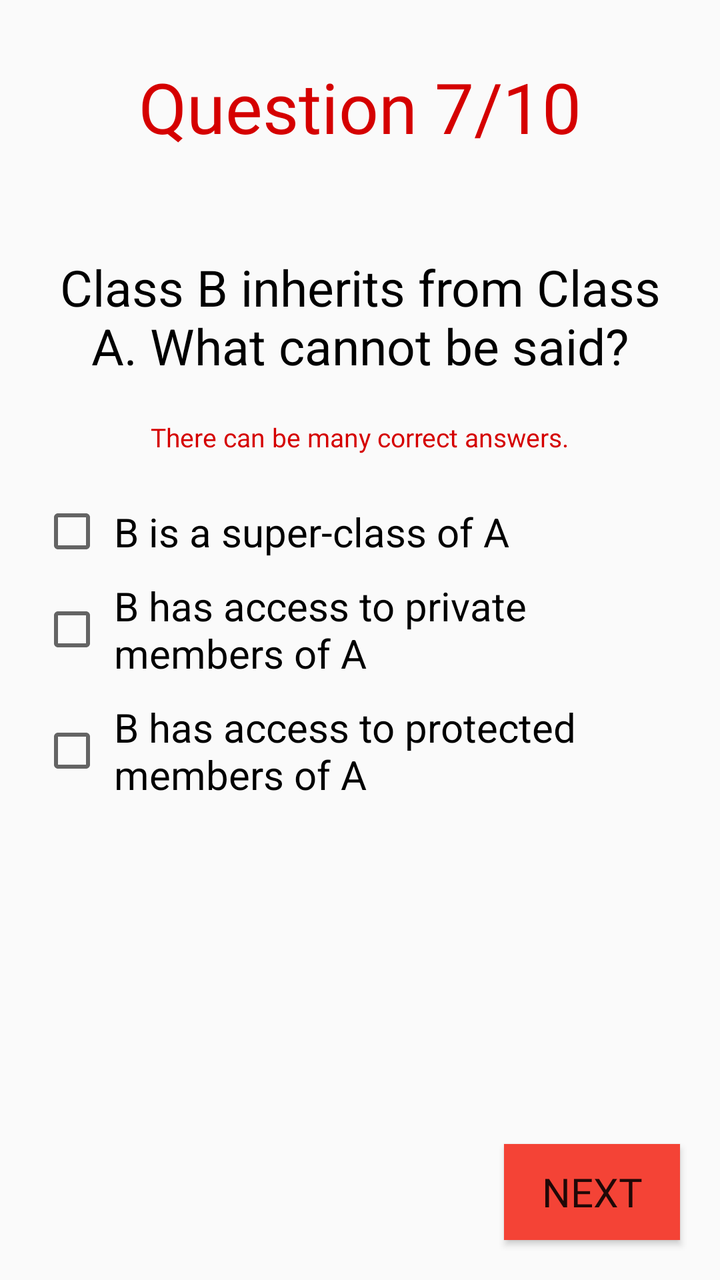
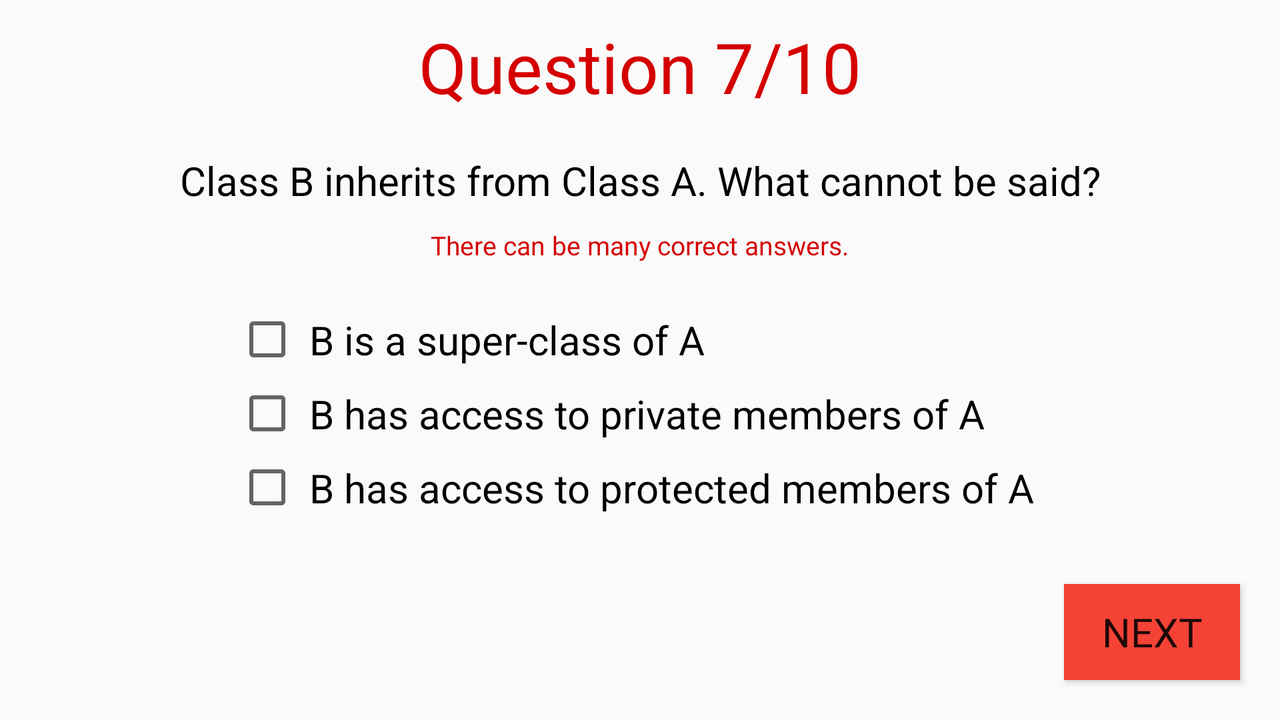

An Android layout and its configuration variant, each rendered on a device that would load it. The default file and the variant file are quoted in full after the pictures.
<!-- AndroidManifest.xml: application theme AppTheme -->
<!-- res/layout/activity_seventh_question.xml -->
<?xml version="1.0" encoding="utf-8"?>
<RelativeLayout xmlns:android="http://schemas.android.com/apk/res/android"
    xmlns:app="http://schemas.android.com/apk/res-auto"
    xmlns:tools="http://schemas.android.com/tools"
    android:layout_width="match_parent"
    android:layout_height="match_parent"
    tools:context="com.example.android.javaquiz.seventh_question">

    <TextView
        android:id="@+id/seven_out_of_ten_textview"
        android:layout_width="match_parent"
        android:layout_height="wrap_content"
        android:fontFamily="@font/datalatin"
        android:padding="30dp"
        android:text="@string/q7"
        android:textAlignment="center"
        android:textColor="#D50000"
        android:textSize="35sp" />

    <TextView
        android:id="@+id/question_textview"
        android:layout_width="match_parent"
        android:layout_height="wrap_content"
        android:layout_below="@+id/seven_out_of_ten_textview"
        android:padding="20dp"
        android:text="@string/question7"
        android:textAlignment="center"
        android:textColor="#000000"
        android:textSize="25sp" />

    <TextView
        android:id="@+id/indication_textview"
        android:layout_width="wrap_content"
        android:layout_height="wrap_content"
        android:layout_below="@id/question_textview"
        android:layout_centerHorizontal="true"
        android:fontFamily="@font/datalatin"
        android:text="@string/indication"
        android:textColor="#D50000"
        android:textSize="13sp" />

    <LinearLayout
        android:layout_width="wrap_content"
        android:layout_height="wrap_content"
        android:layout_below="@id/indication_textview"
        android:layout_centerHorizontal="true"
        android:orientation="vertical"
        android:padding="20dp">


        <CheckBox
            android:id="@+id/question7_option1_checkbox"
            android:layout_width="match_parent"
            android:layout_height="wrap_content"
            android:padding="5dp"
            android:text="@string/a7"
            android:textSize="20sp" />

        <CheckBox
            android:id="@+id/question7_option2_checkbox"
            android:layout_width="match_parent"
            android:layout_height="wrap_content"
            android:padding="5dp"
            android:text="@string/b7"
            android:textSize="20sp" />

        <CheckBox
            android:id="@+id/question7_option3_checkbox"
            android:layout_width="match_parent"
            android:layout_height="wrap_content"
            android:padding="5dp"
            android:text="@string/c7"
            android:textSize="20sp" />

    </LinearLayout>

    <Button
        android:layout_width="wrap_content"
        android:layout_height="wrap_content"
        android:layout_alignParentBottom="true"
        android:layout_alignParentEnd="true"
        android:layout_margin="20dp"
        android:background="#F44336"
        android:fontFamily="@font/datalatin"
        android:onClick="onClick"
        android:text="@string/next"
        android:textSize="20sp" />
</RelativeLayout>
<!-- resources referenced by this layout -->
<resources>
  <string name="a7">B is a super-class of A</string>
  <string name="b7">B has access to private members of A</string>
  <string name="c7">B has access to protected members of A</string>
  <string name="indication">There can be many correct answers.</string>
  <string name="next">Next</string>
  <string name="q7">Question 7/10</string>
  <string name="question7">Class B inherits from Class A. What cannot be said?</string>
  <style name="AppTheme" parent="Theme.AppCompat.Light.NoActionBar">
          
          <item name="colorPrimary">#F44336</item>
          <item name="colorPrimaryDark">#D32F2F</item>
          <item name="colorAccent">#E53935</item>
      </style>
</resources>
<!-- res/layout-land/activity_seventh_question.xml (the repository's variant of the layout above) -->
<!-- drawn on the phone turned sideways -->
<?xml version="1.0" encoding="utf-8"?>
<RelativeLayout xmlns:android="http://schemas.android.com/apk/res/android"
    xmlns:app="http://schemas.android.com/apk/res-auto"
    xmlns:tools="http://schemas.android.com/tools"
    android:layout_width="match_parent"
    android:layout_height="match_parent"
    tools:context="com.example.android.javaquiz.seventh_question">

    <TextView
        android:id="@+id/seven_out_of_ten_textview"
        android:layout_width="match_parent"
        android:layout_height="wrap_content"
        android:layout_alignParentLeft="true"
        android:layout_alignParentStart="true"
        android:layout_alignParentTop="true"
        android:fontFamily="@font/datalatin"
        android:padding="10dp"
        android:text="@string/q7"
        android:textAlignment="center"
        android:textColor="#D50000"
        android:textSize="35sp" />

    <TextView
        android:id="@+id/question_textview"
        android:layout_width="match_parent"
        android:layout_height="wrap_content"
        android:layout_below="@+id/seven_out_of_ten_textview"
        android:padding="10dp"
        android:text="@string/question7"
        android:textAlignment="center"
        android:textColor="#000000"
        android:textSize="20sp" />

    <TextView
        android:id="@+id/indication_textview"
        android:layout_width="wrap_content"
        android:layout_height="wrap_content"
        android:layout_below="@id/question_textview"
        android:layout_centerHorizontal="true"
        android:fontFamily="@font/datalatin"
        android:text="@string/indication"
        android:textColor="#D50000"
        android:textSize="13sp" />

    <LinearLayout
        android:layout_width="wrap_content"
        android:layout_height="wrap_content"
        android:layout_below="@id/indication_textview"
        android:layout_centerHorizontal="true"
        android:orientation="vertical"
        android:padding="20dp">


        <CheckBox
            android:id="@+id/question7_option1_checkbox"
            android:layout_width="match_parent"
            android:layout_height="wrap_content"
            android:padding="5dp"
            android:text="@string/a7"
            android:textSize="20sp" />

        <CheckBox
            android:id="@+id/question7_option2_checkbox"
            android:layout_width="match_parent"
            android:layout_height="wrap_content"
            android:padding="5dp"
            android:text="@string/b7"
            android:textSize="20sp" />

        <CheckBox
            android:id="@+id/question7_option3_checkbox"
            android:layout_width="match_parent"
            android:layout_height="wrap_content"
            android:padding="5dp"
            android:text="@string/c7"
            android:textSize="20sp" />

    </LinearLayout>

    <Button
        android:layout_width="wrap_content"
        android:layout_height="wrap_content"
        android:layout_alignParentBottom="true"
        android:layout_alignParentEnd="true"
        android:layout_margin="20dp"
        android:background="#F44336"
        android:fontFamily="@font/datalatin"
        android:onClick="onClick"
        android:text="@string/next"
        android:textSize="20sp" />
</RelativeLayout>
